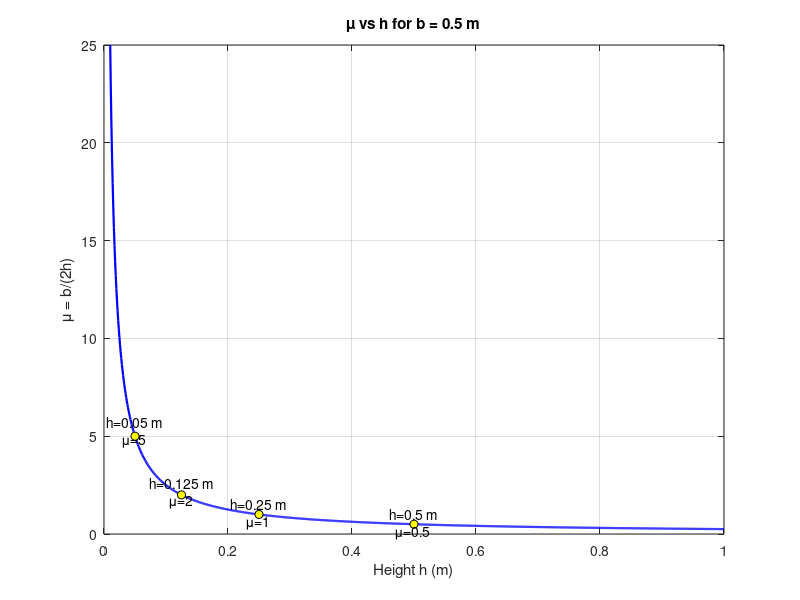

This chart was generated by the following MATLAB code:
clear;close all;
b = 0.5;                 % bottom length b (m) -- change as needed
h = linspace(0.01, 2*b, 1000); % height range (m); avoid h=0
mu = b ./ (2*h);        % mu = b/(2h)

% Plot mu vs h
figure()
plot(h, mu, 'b-', 'LineWidth', 1.6)
hold on

% Mark example heights
h_marks = [b/10, b/4, b/2, b]; % example choices
mu_marks = b ./ (2*h_marks);
plot(h_marks, mu_marks, 'ko', 'MarkerFaceColor','y')
for k = 1:numel(h_marks)
    text(h_marks(k), mu_marks(k)*1.05, sprintf('h=%.3g m\n\\mu=%.3g', h_marks(k), mu_marks(k)), ...
        'HorizontalAlignment','center')
end

xlabel('Height h (m)')
ylabel('\mu = b/(2h)')
title(sprintf('\\mu vs h for b = %.3g m', b))
grid on
hold off
